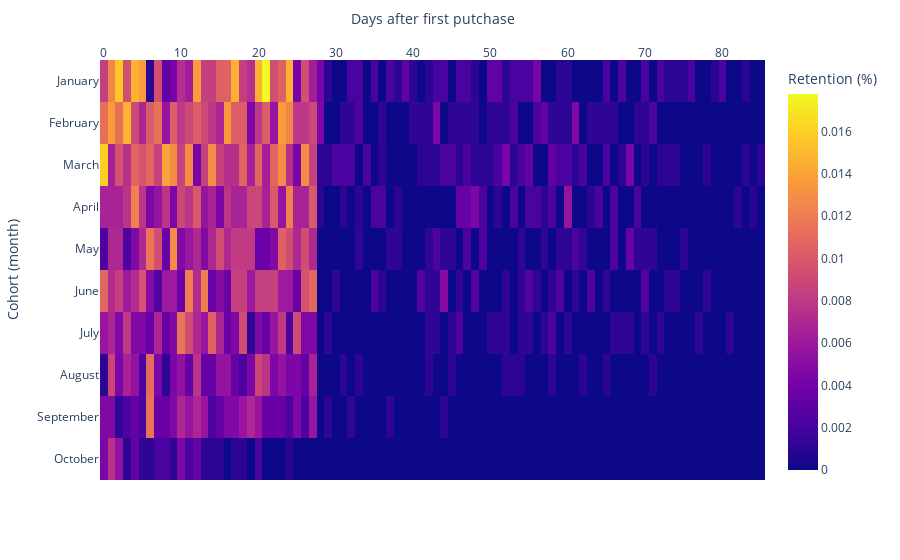

The notebook cell saved with this chart:
### Code cell
fig = pl.imshow(retention_matrix.fillna(0).values,  aspect="auto",
                labels=dict(x="Days after first putchase", y="Cohort (month)", color="Retention (%)"),
                y=["January", "February"," March", "April", "May", "June", "July", "August", "September", "October"]
               )
fig.update_xaxes(side="top")
fig.show()

### Figure 1 — Plotly figure (JSON) as saved in the notebook; plotly's stock layout.template omitted (floating-point values rounded to 4 significant figures; data arrays with more than 128 entries replaced by an {"elided": "..."} marker saying what was removed)
{"data": [{"coloraxis": "coloraxis", "hovertemplate": "Days after first putchase: %{x}<br>Cohort (month): %{y}<br>Retention (%): %{z}<extra></extra>", "name": "0", "type": "heatmap", "xaxis": "x", "y": ["January", "February", " March", "April", "May", "June", "July", "August", "September", "October"], "yaxis": "y", "z": {"elided": "10x86 float values"}}], "layout": {"coloraxis": {"colorbar": {"title": {"text": "Retention (%)"}}, "colorscale": [[0, "#0d0887"], [0.1111, "#46039f"], [0.2222, "#7201a8"], [0.3333, "#9c179e"], [0.4444, "#bd3786"], [0.5556, "#d8576b"], [0.6667, "#ed7953"], [0.7778, "#fb9f3a"], [0.8889, "#fdca26"], [1, "#f0f921"]]}, "margin": {"t": 60}, "xaxis": {"anchor": "y", "domain": [0, 1], "side": "top", "title": {"text": "Days after first putchase"}}, "yaxis": {"anchor": "x", "autorange": "reversed", "domain": [0, 1], "title": {"text": "Cohort (month)"}}}}
